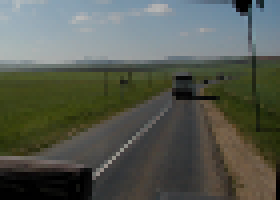
#> input picture Exercise2/terrain_small.png, 70 x 50 px (shown 4 times larger)
$ jupyter execute --allow-errors 02_mean_shift.ipynb   (shell and % lines are left out)
#> lines starting #> are read from the running program, lines starting #| are printed output that depends on the picture
# Mean-Shift Clustering and Segmentation

In the first part of this task you will implement the *mean-shift* clustering algorithm in a general way (not specifically for anything to do with images, just simply for n-dimensional data points).

Then in the second part you will apply mean-shift for image segmentation, by clustering data points that represent pixels (e.g. the colors).

### Recap from the lecture
The *mean-shift* algorithm clusters an $n$-dimensional data set (i.e., each data point is described by a feature vector of $n$ values) by associating each point with a peak in the estimated probability density of the dataset's distribution. Points associated with the "same" peak (up to some small threshold) become members of the same cluster.

For each point, mean-shift finds the associated peak by first defining a spherical window of radius $r$ centered on that point, and computing the **mean** of the points that lie within the window. The algorithm then **shifts** the window to be centered on that mean and repeats these steps until convergence, i.e., until the shift is smaller than a specified threshold. At each iteration the window shifts to a more densely populated portion of the data set until a peak is reached, where the data is approximately equally distributed in the window.

*Important*: Implement the following tasks efficiently, otherwise your code might need hours to run. Avoid loops, instead use numpy-functions when possible.

[cell 1]
import numpy as np
import matplotlib.pyplot as plt
import time
import imageio
from mpl_toolkits.mplot3d import Axes3D
import cv2
import os

## Finding a peak from a query point
Implement the peak searching process as the function `find_peak(data, query, radius)` where

 * `data` is a $p \times n$ matrix containing $p$ data points; each point is defined by an $n$-dimensional row vector of feature values
 * `query` is the $n$-dimensional starting point from which we wish to compute a density peak
 * `radius` is the search window radius.

Return the peak as an $n$-dimensional vector once the peak does not change anymore.

**Hints:**
* Only a single loop (shift while peak is moving) is required in this task.
* `np.linalg.norm` computes the Euclidean norm of a vector. You can also apply it to a matrix (which represents a list of vectors) by specifying the `axis` parameter.
* NumPy arrays can be indexed with Boolean arrays, e.g. to select only rows that fulfil some criterion.

[cell 2]
# POINTS: 2

def find_peak(data, query, radius):
    # YOUR CODE HERE
    raise NotImplementedError()

We will now use the synthetic dataset `gaussian_mixture_samples_3d.csv` to test your implementation. The data points in this file are 2000 samples from two 3D Gaussian distributions. The following plots only show the projection on the XY plane.

[cell 3]
data = np.genfromtxt(f'gaussian_mixture_samples_3d.csv', delimiter=',')
query_ids = [0, 5, 1500]
radius = 2

fig, axes = plt.subplots(1, len(query_ids), figsize=(9.5,3.5))
#> (the rest of this cell did not finish here and is left out)

## Clustering all points
Implement `mean_shift(data, radius)`, which calls `find_peak` for each point and then assigns a label to each point according to its peak.
`mean_shift` should return two arrays: `peaks` and `labels`.

  * `peaks` is a matrix with $k$ rows and $n$ columns, storing the found density peaks of size $n$, where $k$ is the data-dependent number of clusters found.
  * `labels` is a $p$-sized vector that has an entry for each data point, storing its associated cluster label (an integer).

Similar peaks within a distance of `radius/2` should be considered the same and should be merged after each call to `find_peak`. More specifically, if the peak computed for a data point already exists in `peaks` (according to the distance threshold), then discard the newly computed peak and give the label of the already existing peak to the considered data point.

**Hints:**
* Only a single loop (iterating over each point once) is required in this task. (Plus the loop within `find_peak`.)
* `np.argmin` gives the index of the smallest value of a vector.

[cell 4]
# POINTS: 4

def mean_shift(data, radius):
    labels = np.full(len(data), fill_value=-1, dtype=int)

    # YOUR CODE HERE
    raise NotImplementedError()
    return peaks, labels

Now check the result of your implementation. The found peaks (cluster centers) are shown as black X marks. You can rotate the interactive 3D plots with the mouse (but it may be somewhat slow).

Note that each individual clustering should take less than 10 seconds to compute.

[cell 5]
# [29 lines left out: function plot_3d_clusters, not called in this run]

data = np.genfromtxt(f'gaussian_mixture_samples_3d.csv', delimiter=',')
radii = [1, 1.25, 2, 8]
fig, axes = plt.subplots(
    1, len(radii), figsize=(9.5,4), subplot_kw={'projection': '3d'})

#> (the rest of this cell did not finish here and is left out)

## Speedups

As described so far, the mean-shift algorithm is too slow to be used for image segmentation where each data point corresponds to a pixel, there are just too many pixels in normal sized images. Therefore, you should incorporate the following two speedups from the lecture into your implementation.

**First speedup**: upon finding a new peak, associate each data point within `radius` distance from that peak with the cluster defined by that peak. This speedup is known as the *“basin of attraction”* and is based on the intuition that points within one window size distance from the peak will, with high probability, converge to that peak.

Call the new function `mean_shift_opt`.

**Hint:** You can use boolean indexing to assign a value only to certain array elements.
```python
>>> a = np.array([1, 3, 2, 4])
>>> b = a > 2
>>> b
np.array([False, True, False, True])
>>> a[b] = 0
>>> a
array([1, 0, 2, 0])
```

[cell 6]
# POINTS: 2

def mean_shift_opt(data, radius):
    labels = np.full(len(data), fill_value=-1, dtype=int)

    # YOUR CODE HERE
    raise NotImplementedError()

    return peaks, labels

Now run the code to check the result.

[cell 7]
data = np.genfromtxt(f'gaussian_mixture_samples_3d.csv', delimiter=',')
radii = [1, 1.25, 2, 8]
fig, axes = plt.subplots(
    1, len(radii), figsize=(9.5,4), subplot_kw={'projection': '3d'})

#> (the rest of this cell did not finish here and is left out)

The **second speedup** is based on a similar principle: Associate points within a distance $\mathtt{radius}/c$ of the search path with the converged peak ($c$ is some constant value). Use $c = 3$ for this assignment.

To realize this speedup, you will need to modify `find_peak` into `find_peak_opt`, which returns two values: `peak` and `is_near_search_path`. The latter should be a Boolean output vector of length $p$ (number of data points) containing `True` for each point that we encountered within a distance $\mathtt{radius}/c$ on our search path, and `False` for the others. Then use this Boolean vector in a new version of `mean_shift_opt`, called `mean_shift_opt2` to do the label assignments accordingly.

[cell 8]
# POINTS: 2

# [5 lines left out: function find_peak_opt, not called in this run]

def mean_shift_opt2(data, radius):
    labels = np.full(len(data), fill_value=-1, dtype=int)

    # YOUR CODE HERE
    raise NotImplementedError()

    return peaks, labels

data = np.genfromtxt(f'gaussian_mixture_samples_3d.csv', delimiter=',')
radii = [1, 1.25, 2, 8]
fig, axes = plt.subplots(
    1, len(radii), figsize=(9.5,4), subplot_kw={'projection': '3d'})

#> (the rest of this cell did not finish here and is left out)

Which radius gives good results? Can the speedups change the result? Why is the speedup so different for the different radii?

*POINTS: 0*

YOUR ANSWER HERE

## Image Segmentation by Mean-Shift

Now use your mean-shift implementation from above to segment images. Note that although very efficient mean-shift implementations exist, our version here may take several minutes per image. Debug using small images.

Implement the function `mean_shift_segment(im, radius)` where `im` is an input RGB image of shape $\mathtt{height}\times\mathtt{width}\times 3$ and `radius` is the parameter associated with the mean-shift algorithm. The output should be `data`, `peaks`, `labels`, `segmented_image`:

* `data` is the array of the data points that you input to the mean-shift algorithm, with $p$ rows and 3 columns (where $p=\mathtt{height}\cdot\mathtt{width}$).
* `peaks` and `labels` are simply the results returned by the `mean_shift` call (without changing them).
* The `segmented_image` is constructed by assigning to each pixel the color value of the corresponding cluster's peak.

You will need to reshape (`np.reshape`) the image array before feeding it to your mean-shift clustering function. Also, do not forget to convert the pixel values to floating point, using `somearray.astype(float)` and then convert the result back to 8-bit unsigned integers using `somearray.astype(np.uint8)`.

**Hints:** You can change the shape of an array `a` with `a.reshape()`.

[cell 9]
# POINTS: 2

def mean_shift_segment(im, radius):
    # YOUR CODE HERE
    raise NotImplementedError()
    return data, peaks, labels, segmented_im

The next cell segments the image `terrain_small.png`. It should take less than 5 seconds.

[cell 10]
def make_label_colormap():
    """Create a color map for visualizing the labels themselves,
    such that the segment boundaries become more visible, unlike
    in the visualization using the cluster peak colors.
    """
    import matplotlib.colors
    rng = np.random.RandomState(2)
    values = np.linspace(0, 1, 20)
    colors = plt.cm.get_cmap('hsv')(values)
    rng.shuffle(colors)
    return matplotlib.colors.ListedColormap(colors)

label_cmap = make_label_colormap()

im = imageio.imread('terrain_small.png')
#> im is the input picture: shape (50, 70, 3); mean R, G, B 86.4, 91, 81.6
start_time = time.time()
#> (the rest of this cell did not finish here and is left out)

duration= time.time()-start_time
print(f'Took {duration:.2f} s')

fig = plt.figure(figsize=(9.5,9.5))
ax = fig.add_subplot(2, 2, 1)
ax.set_title('Original Image')
ax.imshow(im)

ax = fig.add_subplot(2, 2, 2)
ax.set_title('Segmented')
ax.imshow(segmented_im)

ax = fig.add_subplot(2, 2, 3)
ax.set_title('Labels')
ax.imshow(labels.reshape(im.shape[:2]), cmap=label_cmap)

ax = fig.add_subplot(2, 2, 4, projection='3d')
ax.set_title(f'RGB space')
plot_3d_clusters(ax, data, labels, peaks, colors='rgb', axis_names='RGB')
fig.tight_layout()

## Segmentation in LUV color space
Note that mean-shift uses the Euclidean distance metric. Unfortunately, the Euclidean distance in RGB color space does not correlate well to color difference as perceived by people. For example in the green portion of RGB space, large distances are perceived as the roughly same color, whereas in the blue part a small RGB-distance may cause a large change in perceived color. For this reason we will now use the non-linear LUV color space, where the Euclidean distance better models the perceived difference in color.

In the function `mean_shift_segment_luv(...)` cluster the image data in LUV color space by first converting the RGB color vectors to LUV using OpenCV: `cv2.cvtColor(rgb_image, cv2.COLOR_RGB2LUV)`. Then convert the resulting cluster centers back to RGB using `cv2.cvtColor(luv_image, cv2.COLOR_LUV2RGB)`.

If we want to include spatial *position information* in the feature vectors as well, we can make the feature vectors 5 dimensional by specifying in addition to the the L, U, and V values also the x, and y coordinates of each pixel. Write a function `mean_shift_segment_luv_pos(im, radius)` that does this. The parameter `pos_weight` should be multiplied to the position coordinates.

**Hint:** useful functions are `np.arange`, `np.meshgrid`, `np.concatenate`, `np.expand_dims`.

[cell 11]
# POINTS: 2

def mean_shift_segment_luv(im, radius):
    # YOUR CODE HERE
    raise NotImplementedError()
    return data, peaks, labels, segmented_im

# [4 lines left out: function mean_shift_segment_luv_pos, not called in this run]

[cell 12]
im = imageio.imread('terrain_small.png')
#> (the rest of this cell did not finish here and is left out)

What effect does adding position information have? Why does it make sense to use a bigger radius for more dimensions ($15$ instead of $10$ in the example above)? What is the effect of weighting the positions?

*POINTS: 0*

YOUR ANSWER HERE

## Experiment with the parameters

Run the next cell. How does the `radius` and the choice of the feature vector affect the resulting segmentations?

*POINTS: 0*

YOUR ANSWER HERE

[cell 13]
im = imageio.imread('terrain_small.png')
radii = [5, 10, 20]
fig, axes = plt.subplots(len(radii), 3, figsize=(9.5,7.5))
#> (the rest of this cell did not finish here and is left out)

## [OPTIONAL] Test it on a larger image

Run your algorithm on at least one larger (approx. 250x250) test image using your own choice of `radius` and feature vector definition. One source for possible test images is the dataset of images available at http://www.eecs.berkeley.edu/Research/Projects/CS/vision/grouping/segbench/. You can also try the example images included in the scikit-image library, e.g. `import skimage.data; im = skimage.data.astronaut()`. Or any image from anywhere.

Processing can take several minutes for larger images.

[cell 14]
# POINTS: 0

import skimage.data
im = skimage.data.astronaut()
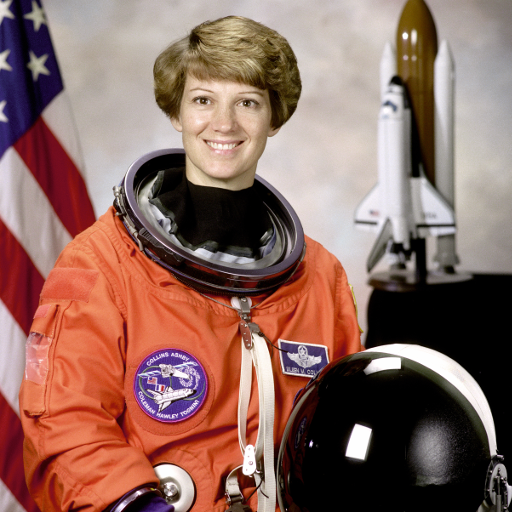
#> input picture skimage.data.astronaut(), 512 x 512 px
#> im is the input picture: shape (512, 512, 3); mean R, G, B 141.6, 105.8, 96.5
im = cv2.resize(im, (250,250))
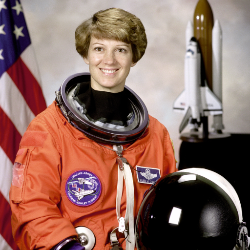
#> im: shape (250, 250, 3); mean R, G, B 141.5, 105.7, 96.4

# YOUR CODE HERE
#> (the rest of this cell did not finish here and is left out)

$ run again, with Exercise2/cars.jpg saved as Exercise2/terrain_small.png
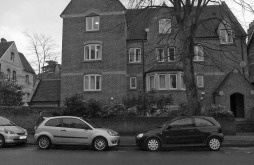
#> input picture Exercise2/cars.jpg, 254 x 165 px
#> im is the input picture: shape (165, 254); min 0, max 255, mean 86.4
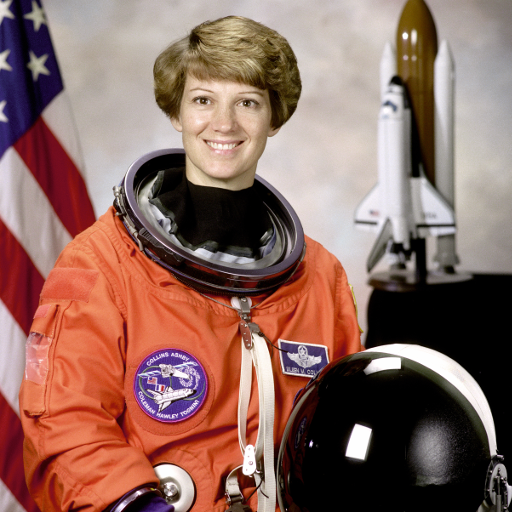
#> input picture skimage.data.astronaut(), 512 x 512 px
#> im is the input picture: shape (512, 512, 3); mean R, G, B 141.6, 105.8, 96.5
#> im: shape (250, 250, 3)
